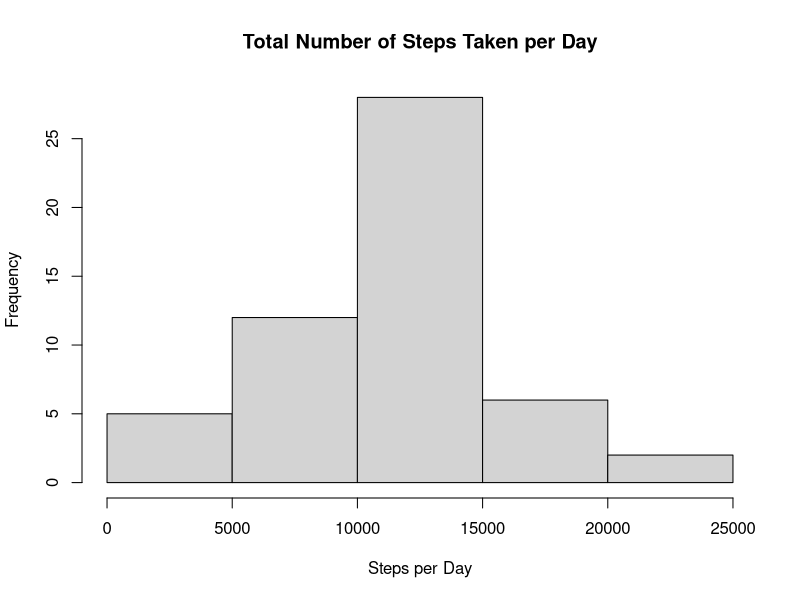
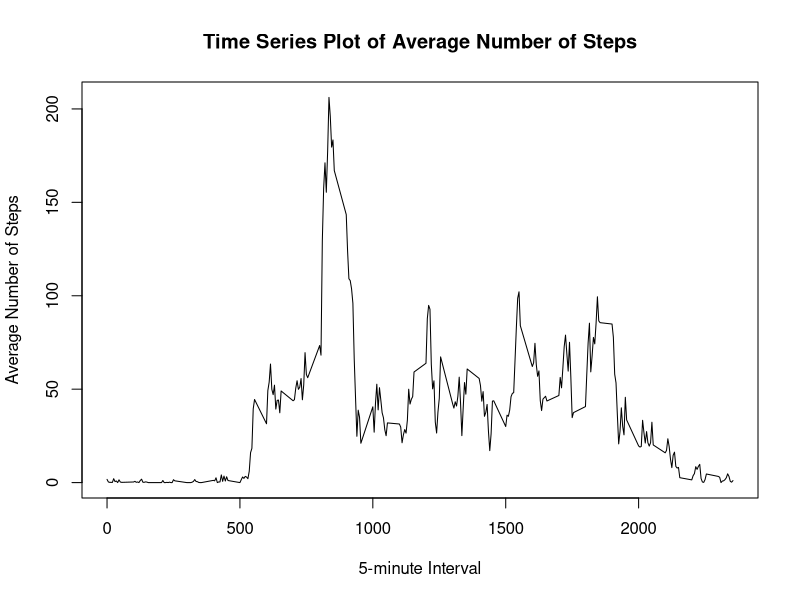
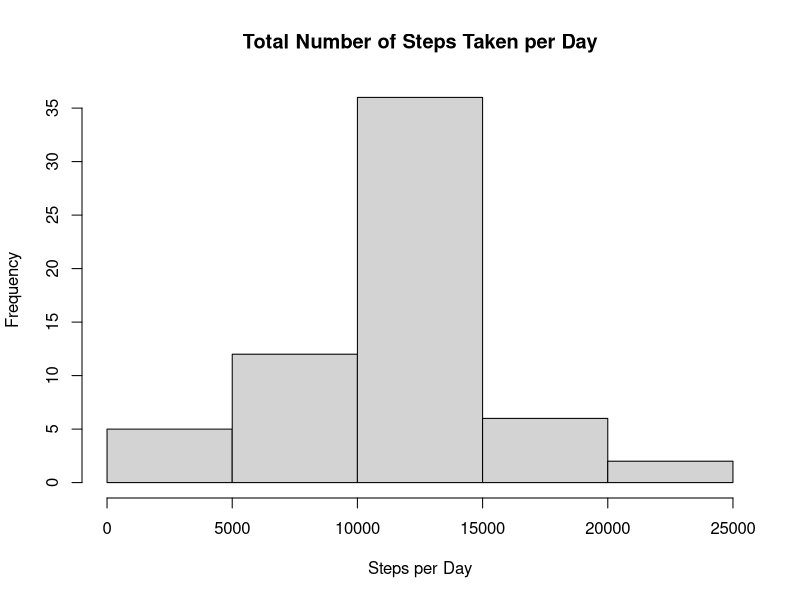
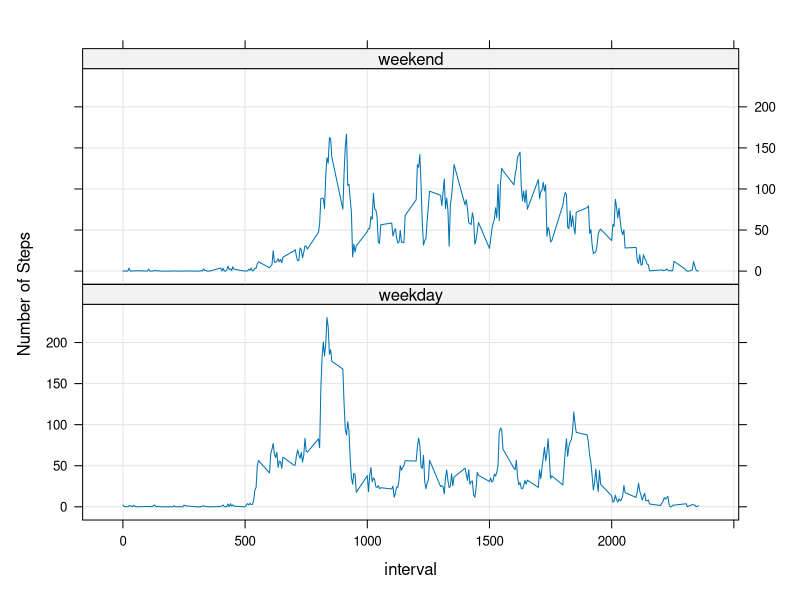

The R script that drew these images, in order:
## ---- chunk 1
activitydata <- read.csv("activity.csv")
library(lattice)
## ---- chunk 2
PerDay <- aggregate(steps ~ date, activitydata, sum, na.rm = TRUE)
print(PerDay)
## ---- chunk 3
hist(PerDay$steps, main = "Total Number of Steps Taken per Day", xlab = "Steps per Day")
## ---- chunk 4
summary(PerDay)
## ---- chunk 5
PerInterval <- aggregate(steps ~ interval, activitydata, mean, na.rm = TRUE)
plot(PerInterval$interval, PerInterval$steps, type = "l", main = "Time Series Plot of Average Number of Steps", xlab = "5-minute Interval", ylab = "Average Number of Steps")
## ---- chunk 6
Maximum <- which.max(PerInterval$steps)
PerInterval[Maximum, ]
## ---- chunk 7
sum(is.na(activitydata))
## ---- chunk 8
activitymodified <- activitydata
for(i in 1:nrow(activitymodified)){
        if (is.na(activitymodified$steps[i])){
                intervalno <- activitymodified$interval[i]
                newsteps <- PerInterval[
                        PerInterval$interval == intervalno,]
                activitymodified$steps[i] <- newsteps$steps;
        }
}
PerDayModified <- aggregate(steps ~ date, activitymodified, sum)
## ---- chunk 9
hist(PerDayModified$steps, main = "Total Number of Steps Taken per Day", xlab = "Steps per Day")
## ---- chunk 10
summary(PerDayModified)
## ---- chunk 11
activitymodified['day'] <- weekdays(as.Date(activitymodified$date))
activitymodified$day[activitymodified$day %in% c('Saturday','Sunday')] <- "weekend"
activitymodified$day[activitymodified$day != "weekend"] <- "weekday"
## ---- chunk 12
table(activitymodified$day)
## ---- chunk 13
PerIntervalModified <- aggregate(steps ~ interval + day, data = activitymodified, FUN="mean")
xyplot(steps ~ interval | day, data=PerIntervalModified, type = "l", layout = c(1,2), grid = T, ylab = "Number of Steps")
